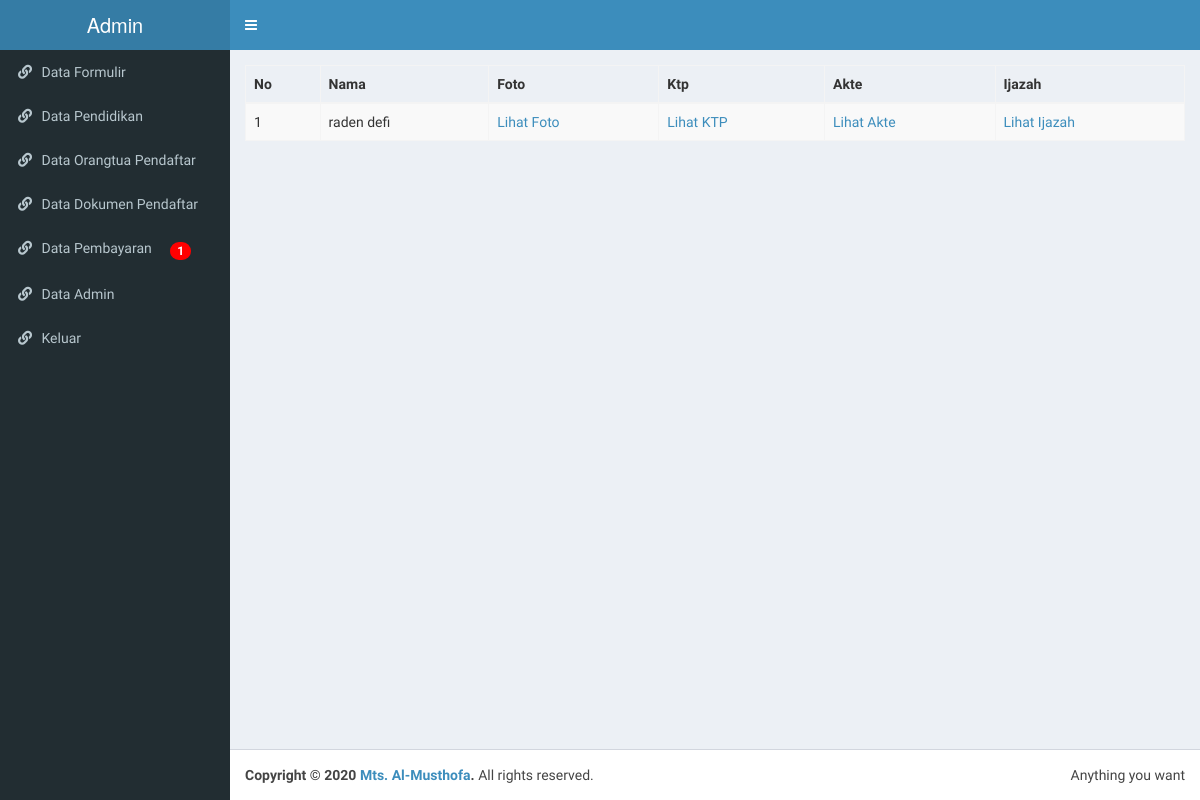
Before: /admin/data_dokumen.php (signed in) with the older database file.
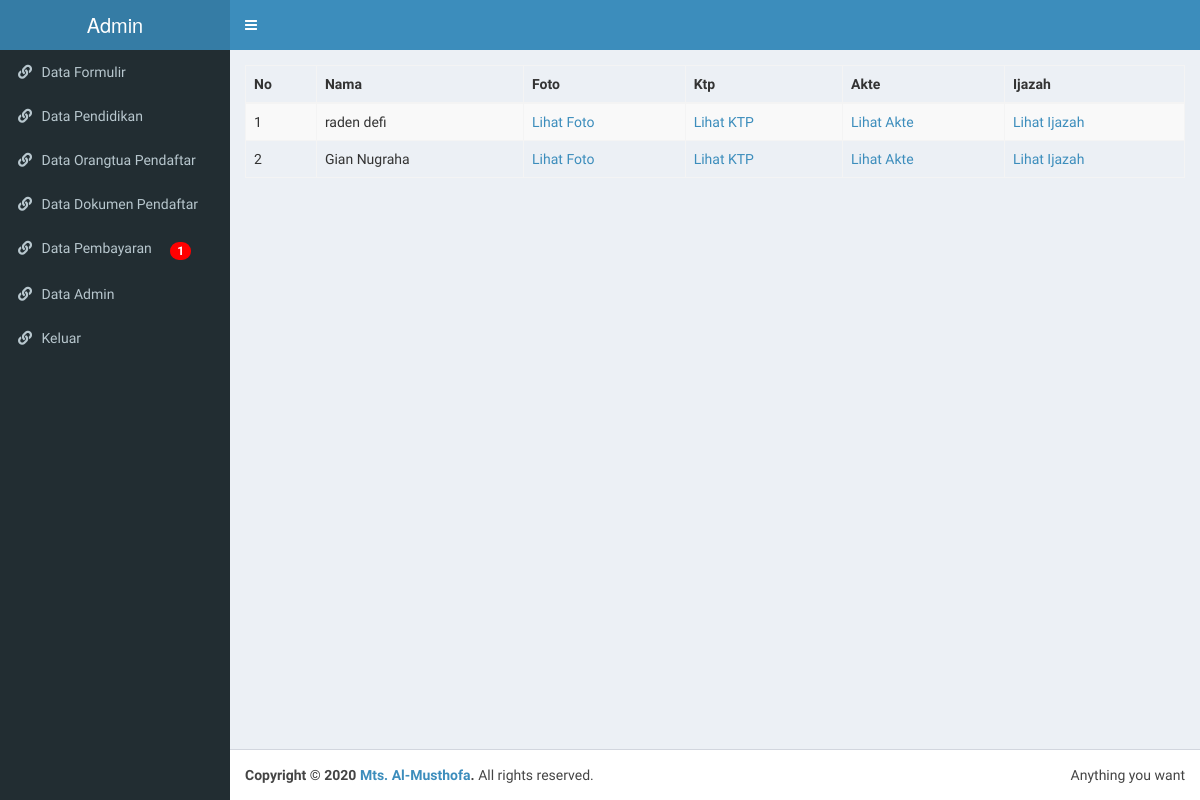
After: the same page with the newer database file.
### tables this page shows
CREATE TABLE `dokumen` (
  `id` int(11) NOT NULL AUTO_INCREMENT,
  `id_pendaftar` int(11) NOT NULL,
  `nama_pendaftar` varchar(100) NOT NULL,
  `foto` varchar(100) NOT NULL,
  `ktp` varchar(100) NOT NULL,
  `akte` varchar(100) NOT NULL,
  `ijazah` varchar(100) NOT NULL,
  `status` int(11) DEFAULT NULL,
  PRIMARY KEY (`id`)
);

### admin/config/fungsi.php (called while the page is built, shortened)
<?php
function tampildokumen(){
	global $konek;
	$sql="SELECT * FROM dokumen";
	$result=mysqli_query($konek,$sql) or die(mysqli_error($konek));
	return $result;
}
 ?>

### admin/data_dokumen.php (the view, shortened to what this page needs)
<?php include 'head.php';
if(empty($_SESSION['id'])){ ?>
  <script>window.location.href='login.php'</script>
<?php }else{
$result=tampildokumen();
?>
<link rel="stylesheet" type="text/css" href="dt/css/dataTables.bootstrap.css">
<table class="table table-striped table-bordered">
  <thead>
    <tr>
      <th>No</th>
      <th>Nama</th>
      <th>Foto</th>
      <th>Ktp</th>
      <th>Akte</th>
      <th>Ijazah</th>
    </tr>
  </thead>
      <tbody>
      <?php $no=1; while ($row=mysqli_fetch_assoc($result)) {
      ?>
        <tr>
        <td><?= $no; ?></td>
        <td><?= $row['nama_pendaftar']?></td>
        <td><a href="../<?= $row['foto'] ?>">Lihat Foto</a></td>
        <td><a href="../<?= $row['ktp'] ?>">Lihat KTP</a></td>
        <td><a href="../<?= $row['akte'] ?>">Lihat Akte</a></td>
        <td><a href="../<?= $row['ijazah'] ?>">Lihat Ijazah</a></td>
        </tr>
        <?php $no++; }?>
      </tbody>
</table>
</head>
<?php } include 'foot.php'; ?>

Changed rows visible on the page:
added dokumen: nama_pendaftar "Gian Nugraha"
